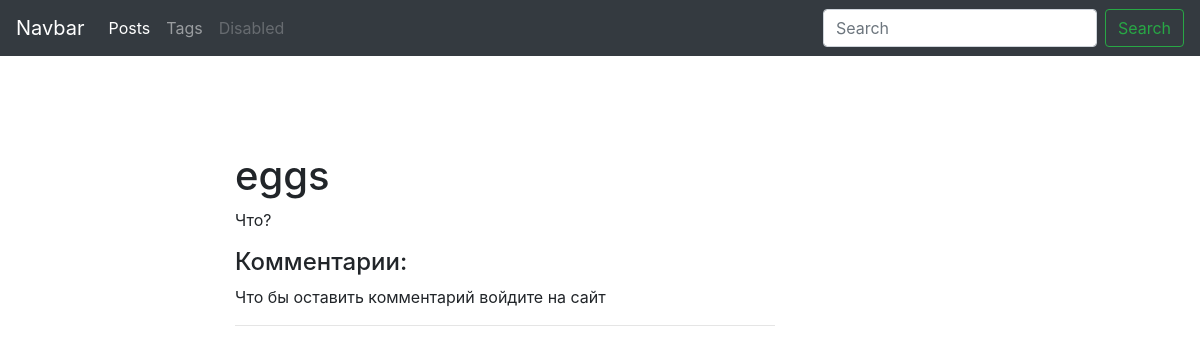
/blog/post/eggs-1579206151/, run on an earlier commit of the app's database.
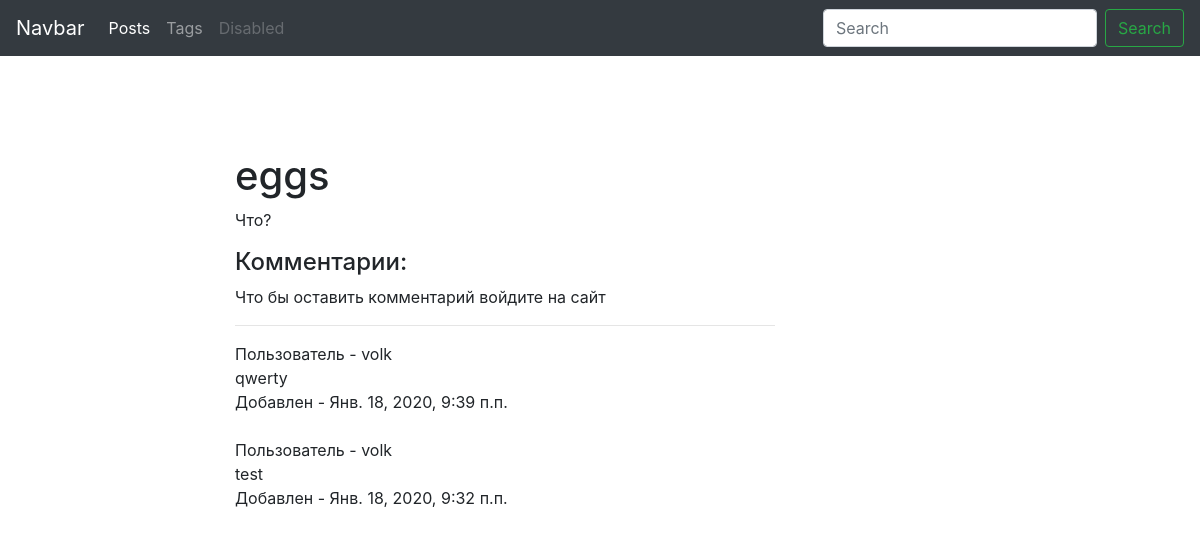
And on a later commit of the database.
### blog/models.py (models this page shows, shortened)
class Comment(models.Model):
    body = models.TextField('Комментарий')
    create_date = models.DateTimeField('Дата создания', auto_now=True)
    moderation = models.BooleanField(default=True)
    post = models.ForeignKey(
        Post,
        verbose_name='Пост',
        on_delete=models.CASCADE,
        related_name='comments'
    )
    author = models.ForeignKey(
        User,
        verbose_name='Автор',
        on_delete=models.CASCADE
    )
    class Meta:
        ordering = ['-create_date']
        verbose_name = 'Комментарий'
        verbose_name_plural = 'Комментарии'

### blog/views.py (the view, shortened to what this page needs)
# urls.py: path('post/<str:slug>/', PostDetail.as_view(), name='post_detail_url'),
class PostDetail(ObjectDetailMixin, View):
    model = Post
    template = 'blog/post_detail.html'
    model_form = CommentForm
    raise_exception = True

### blog/forms.py
class CommentForm(forms.ModelForm):
    class Meta:
        model = Comment
        fields = ['body']
        widgets = {
            'body': forms.Textarea(attrs={'class': 'form-control'})
        }

### blog/utils.py (called while the page is built)
    def get(self, request, slug):
        obj = get_object_or_404(self.model, slug__iexact=slug, published=True)
        form = self.model_form()
        context = {
            self.model.__name__.lower(): obj,
            'admin_object': obj,
            'detail': True,
            'form': form
        }
        return render(request, self.template, context)

### blog/templates/blog/post_detail.html (shortened to what this page needs)
{% extends 'blog/base_blog.html' %}
{% block content %}
    <h1 class="mt-5">
        {{ post.title }}
    </h1>
    <div class="box">
        <p>
            {{ post.body }}
        </p>
    </div>
    <h4>Комментарии:</h4>
    {% if user.is_authenticated %}
        <form action="" method="post">
            {% csrf_token %}
            {% for field in form %}
                <div class="form-group">
                    {{ field }}
                </div>
            {% endfor %}
            <button class="btn btn-dark" type="submit" name="button">Отправить</button>
        </form>
    {% else %}
        <p>Что бы оставить комментарий войдите на сайт</p>
    {% endif %}
    <hr>
    {% for comment in post.comments.all %}
        Пользователь - {{ comment.author }}<br>
        {{ comment.body }} <br>
        Добавлен - {{ comment.create_date }}<br><br>
    {% endfor %}
{% endblock %}

What changed in the data, as far as the page shows it:
added Comment: author "volk", body "qwerty", create_date "Янв. 18, 2020, 9:39 п.п."
added Comment: author "volk", body "test", create_date "Янв. 18, 2020, 9:32 п.п."
